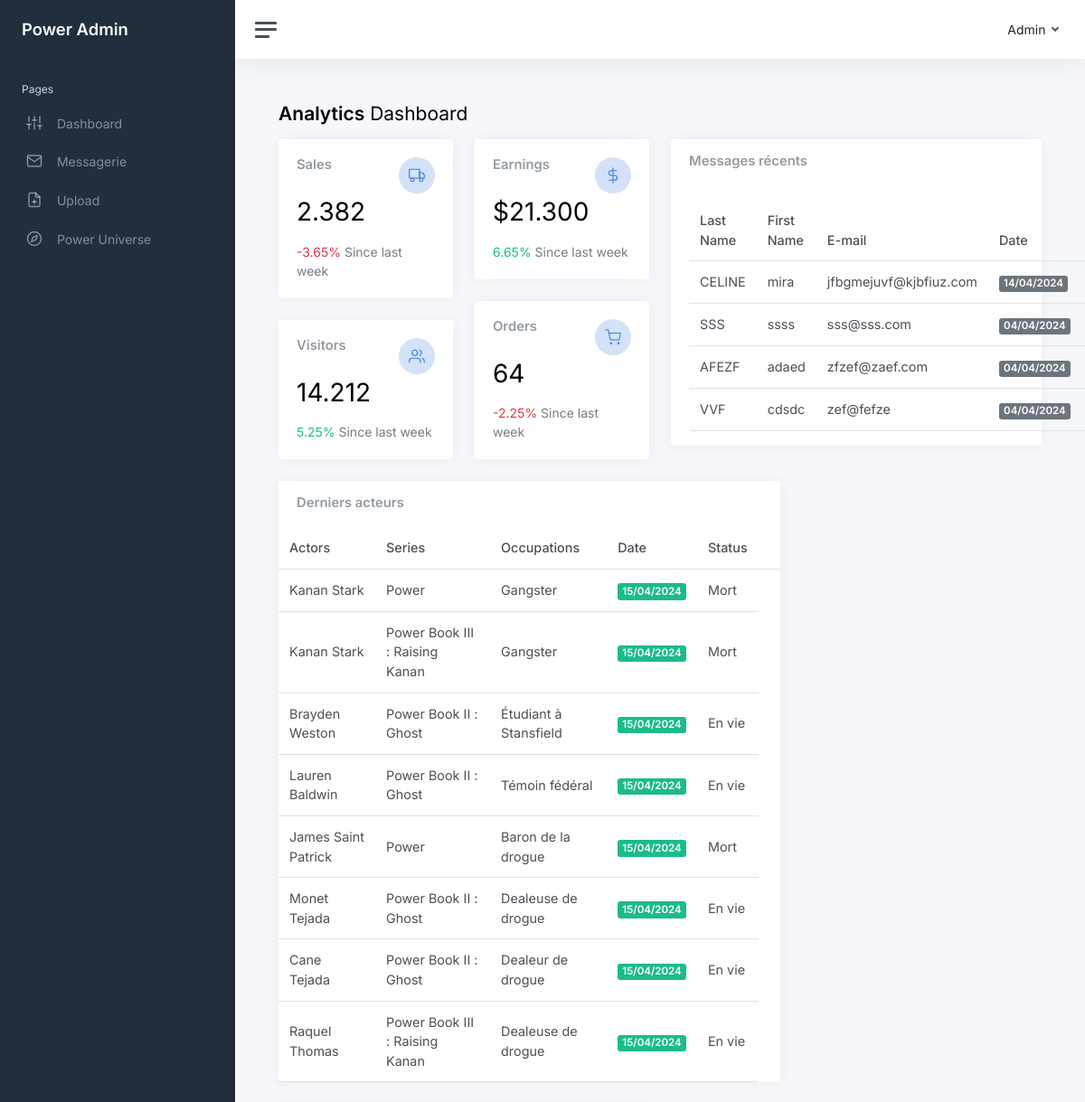
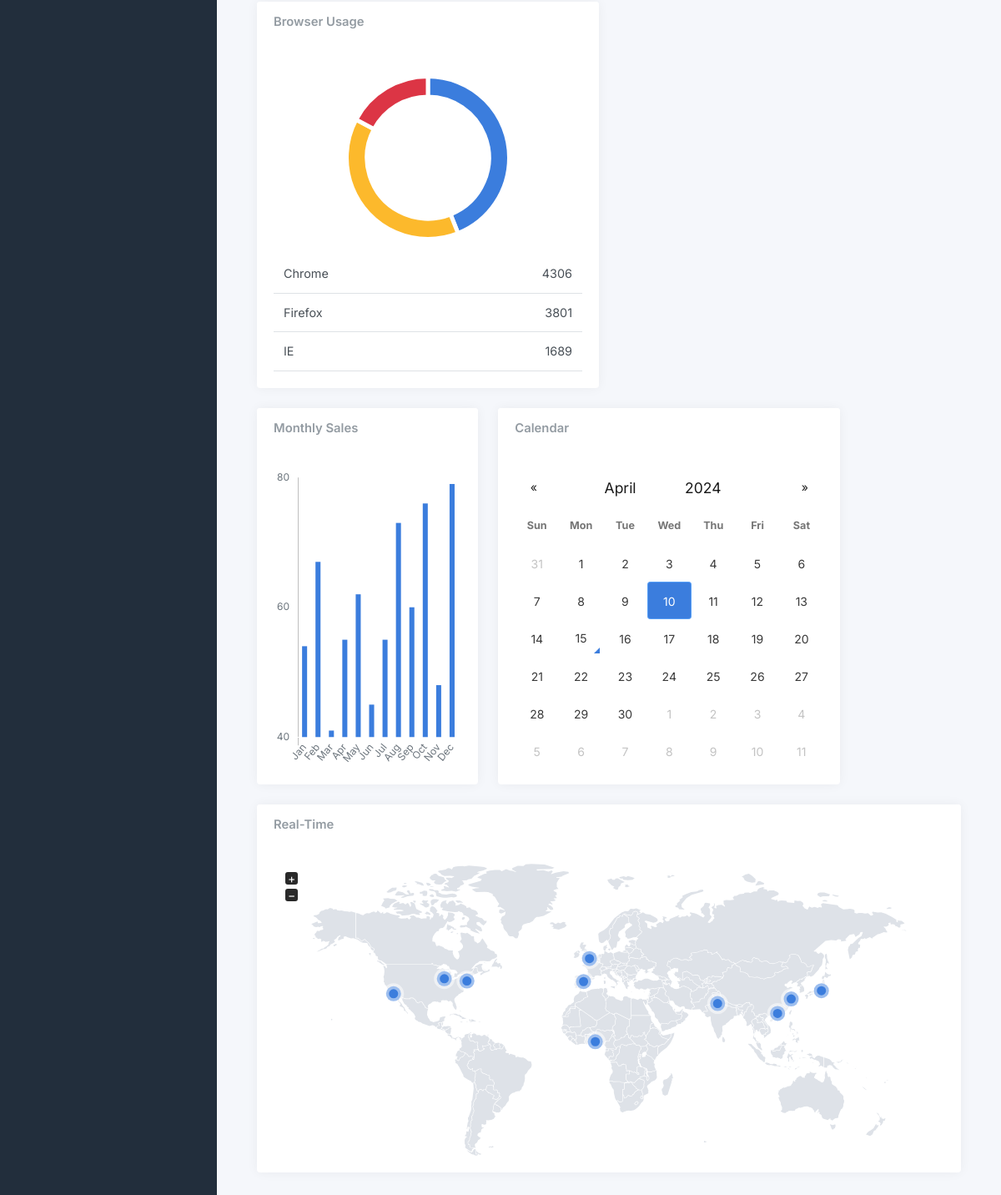
The page /admin/index.php (signed in) on the database its author committed (2 pictures, top to bottom).
### tables this page shows
CREATE TABLE `contacts` (
  `id_contacts` int(11) NOT NULL,
  `first_name_contacts` varchar(30) NOT NULL,
  `last_name_contacts` varchar(30) NOT NULL,
  `email_contacts` varchar(80) DEFAULT NULL,
  `object_contacts` varchar(50) NOT NULL,
  `text_contacts` text NOT NULL,
  `date_contacts` timestamp NULL DEFAULT CURRENT_TIMESTAMP
);

CREATE TABLE `actors_series` (
  `id_actors_series` int(11) NOT NULL,
  `id_actors` int(11) NOT NULL,
  `id_series` int(11) NOT NULL
);

CREATE TABLE `actors` (
  `id_actors` int(11) NOT NULL,
  `first_name_actors` varchar(50) DEFAULT NULL,
  `last_name_actors` varchar(50) DEFAULT NULL,
  `surname_actors` varchar(30) DEFAULT NULL,
  `description_actors` text,
  `date_birth_actors` date DEFAULT NULL,
  `quote_actors` text,
  `picture_actors` varchar(255) DEFAULT NULL,
  `status_actors` enum('En vie','Mort') NOT NULL DEFAULT 'En vie',
  `picture_round_actors` varchar(255) NOT NULL,
  `date_add_actors` datetime NOT NULL DEFAULT CURRENT_TIMESTAMP,
  `occupation_actors` varchar(50) DEFAULT NULL
);

CREATE TABLE `series` (
  `id_series` int(11) NOT NULL,
  `name_series` varchar(30) NOT NULL,
  `picture_series` varchar(100) NOT NULL
);

### classes/Database.php (called while the page is built, shortened)
<?php
class Database
{
    public static function getConnection(): PDO
    {
        [
            'DB_HOST' => $db_host,
            'DB_NAME' => $db_name,
            'DB_USERNAME' => $db_user,
            'DB_PASSWORD' => $db_password,
            'DB_CHARSET' => $db_charset
        ] = parse_ini_file(__DIR__ . '/../config/db.ini');
        return new PDO("mysql:host=$db_host;dbname=$db_name;charset=$db_charset", $db_user, $db_password, [
            PDO::ATTR_DEFAULT_FETCH_MODE => PDO::FETCH_ASSOC,
            PDO::ATTR_ERRMODE => PDO::ERRMODE_EXCEPTION
        ]);
    }
}

### classes/Contact.php (called while the page is built, shortened)
<?php
require_once __DIR__ . '/Database.php';
class Contact
{
    public static function getLatestContacts(): array
    {
        $sql = 'SELECT *, DATE_FORMAT(date_contacts, "%d/%m/%Y") AS date FROM contacts ORDER BY date_contacts DESC LIMIT 4';
        $query = Database::getConnection()->query($sql);
        return $query->fetchAll();
    }
}

### classes/Actor.php (called while the page is built, shortened)
<?php
require_once 'Database.php';
class Actor
{
    public static function getActorsWithLimit(int $limitOne, int $limitTwo) : array
    {
        $sql = "SELECT *, DATE_FORMAT(date_add_actors, '%d/%m/%Y') AS date, DATE_FORMAT(date_birth_actors, '%d/%m/%Y') AS date_birth FROM actors AS a
        INNER JOIN actors_series AS a_s ON a.id_actors = a_s.id_actors
        INNER JOIN series AS s ON a_s.id_series = s.id_series ORDER BY date DESC LIMIT $limitOne, $limitTwo";
        $requete = Database::getConnection()->query($sql);
        return $requete->fetchAll();
    }
}

### admin/index.php (the view, shortened to what this page needs)
<?php
require_once 'layout/head.php';
require_once '../classes/Contact.php';
require_once '../classes/Actor.php';
$actors = Actor::getActorsWithLimit(0, 8);
$latestContacts = Contact::getLatestContacts();
?>
<div class="wrapper">
	<?php require_once 'layout/sidebar.php'; ?>
	<div class="main">
		<?php require_once 'layout/navbar.php'; ?>
		<main class="content">
			<div class="container-fluid p-0">
				<h1 class="h3 mb-3"><strong>Analytics</strong> Dashboard</h1>
				<div class="row">
					<div class="col-xl-6 col-xxl-5 d-flex">
						<div class="w-100">
							<div class="row">
								<div class="col-sm-6">
									<div class="card">
										<div class="card-body">
											<div class="row">
												<div class="col mt-0">
													<h5 class="card-title">Sales</h5>
												</div>
												<div class="col-auto">
													<div class="stat text-primary">
														<i class="align-middle" data-feather="truck"></i>
													</div>
												</div>
											</div>
											<h1 class="mt-1 mb-3">2.382</h1>
											<div class="mb-0">
												<span class="text-danger"> <i class="mdi mdi-arrow-bottom-right"></i> -3.65% </span>
												<span class="text-muted">Since last week</span>
											</div>
										</div>
									</div>
									<div class="card">
										<div class="card-body">
											<div class="row">
												<div class="col mt-0">
													<h5 class="card-title">Visitors</h5>
												</div>
												<div class="col-auto">
													<div class="stat text-primary">
														<i class="align-middle" data-feather="users"></i>
													</div>
												</div>
											</div>
											<h1 class="mt-1 mb-3">14.212</h1>
											<div class="mb-0">
												<span class="text-success"> <i class="mdi mdi-arrow-bottom-right"></i> 5.25% </span>
												<span class="text-muted">Since last week</span>
											</div>
										</div>
									</div>
								</div>
								<div class="col-sm-6">
									<div class="card">
										<div class="card-body">
											<div class="row">
												<div class="col mt-0">
													<h5 class="card-title">Earnings</h5>
												</div>
												<div class="col-auto">
													<div class="stat text-primary">
														<i class="align-middle" data-feather="dollar-sign"></i>
													</div>
												</div>
											</div>
											<h1 class="mt-1 mb-3">$21.300</h1>
											<div class="mb-0">
												<span class="text-success"> <i class="mdi mdi-arrow-bottom-right"></i> 6.65% </span>
												<span class="text-muted">Since last week</span>
											</div>
										</div>
									</div>
									<div class="card">
										<div class="card-body">
											<div class="row">
												<div class="col mt-0">
													<h5 class="card-title">Orders</h5>
												</div>
												<div class="col-auto">
													<div class="stat text-primary">
														<i class="align-middle" data-feather="shopping-cart"></i>
													</div>
												</div>
											</div>
											<h1 class="mt-1 mb-3">64</h1>
											<div class="mb-0">
												<span class="text-danger"> <i class="mdi mdi-arrow-bottom-right"></i> -2.25% </span>
												<span class="text-muted">Since last week</span>
											</div>
										</div>
									</div>
								</div>
							</div>
						</div>
					</div>
					<div class="col-xl-6 col-xxl-7">
						<div class="card flex-fill w-100">
							<div class="card-header">
								<h5 class="card-title mb-0">Messages récents</h5>
							</div>
							<div class="card-body py-3">
								<table class="table table-hover my-0">
									<thead>
										<tr>
											<th>Last Name</th>
											<th class="d-none d-xl-table-cell">First Name</th>
											<th class="d-none d-xl-table-cell">E-mail</th>
											<th class="d-none d-xl-table-cell">Date</th>
											<th>Object</th>
										</tr>
									</thead>
									<tbody>
										<?php foreach ($latestContacts as $contact) { ?>
											<tr>
												<td><?php echo $contact['last_name_contacts']; ?></td>
												<td class="d-none d-xl-table-cell"><?php echo $contact['first_name_contacts']; ?></td>
												<td class="d-none d-xl-table-cell"><?php echo $contact['email_contacts']; ?></td>
												<td><span class="badge text-bg-secondary"><?php echo $contact['date']; ?></span></td>
												<td class="d-none d-xl-table-cell"><?php echo $contact['object_contacts']; ?></td>
											</tr>
										<?php } ?>
									</tbody>
								</table>
							</div>
						</div>
					</div>
				</div>
				<div class="row">
					<div class="col-12 col-md-6 col-xxl-3 d-flex order-2 order-xxl-3">
						<div class="card flex-fill w-100">
							<div class="card-header">
								<h5 class="card-title mb-0">Browser Usage</h5>
							</div>
							<div class="card-body d-flex">
								<div class="align-self-center w-100">
									<div class="py-3">
										<div class="chart chart-xs">
											<canvas id="chartjs-dashboard-pie"></canvas>
										</div>
									</div>
									<table class="table mb-0">
										<tbody>
											<tr>
												<td>Chrome</td>
												<td class="text-end">4306</td>
											</tr>
											<tr>
												<td>Firefox</td>
												<td class="text-end">3801</td>
											</tr>
											<tr>
												<td>IE</td>
												<td class="text-end">1689</td>
											</tr>
										</tbody>
									</table>
								</div>
							</div>
						</div>
					</div>
					<div class="col-12 col-lg-8 col-xxl-9 d-flex">
						<div class="card flex-fill">
							<div class="card-header">
								<h5 class="card-title mb-0">Derniers acteurs</h5>
							</div>
							<table class="table table-hover my-0">
								<thead>
									<tr>
										<th>Actors</th>
										<th class="d-none d-xl-table-cell">Series</th>
										<th class="d-none d-xl-table-cell">Occupations</th>
										<th class="d-none d-xl-table-cell">Date</th>
										<th>Status</th>
										<th class="d-none d-md-table-cell"></th>
									</tr>
								</thead>
								<tbody>
									<?php foreach ($actors as $actor) { ?>
										<tr>
											<td><?php echo $actor['first_name_actors'] . ' ' . $actor['last_name_actors'] ?></td>
											<td class="d-none d-xl-table-cell"><?php echo $actor['name_series'] ?></td>
											<td class="d-none d-xl-table-cell"><?php echo $actor['occupation_actors'] ?></td>
											<td><span class="badge bg-success"><?php echo $actor['date'] ?></span></td>
											<td class="d-none d-md-table-cell"><?php echo $actor['status_actors'] ?></td>
										</tr>
									<?php } ?>
								</tbody>
							</table>
						</div>
					</div>
				</div>
				<div class="row">
					<div class="col-12 col-md-12 col-xxl-6 d-flex order-3 order-xxl-2">
						<div class="card flex-fill w-100">
							<div class="card-header">
								<h5 class="card-title mb-0">Real-Time</h5>
							</div>
							<div class="card-body px-4">
								<div id="world_map" style="height:350px;"></div>
							</div>
						</div>
					</div>
					<div class="col-12 col-md-6 col-xxl-3 d-flex order-1 order-xxl-1">
						<div class="card flex-fill">
							<div class="card-header">
								<h5 class="card-title mb-0">Calendar</h5>
							</div>
							<div class="card-body d-flex">
								<div class="align-self-center w-100">
									<div class="chart">
										<div id="datetimepicker-dashboard"></div>
									</div>
								</div>
							</div>
						</div>
					</div>
					<div class="col-12 col-lg-4 col-xxl-3 d-flex">
						<div class="card flex-fill w-100">
							<div class="card-header">
								<h5 class="card-title mb-0">Monthly Sales</h5>
							</div>
							<div class="card-body d-flex w-100">
								<div class="align-self-center chart chart-lg">
									<canvas id="chartjs-dashboard-bar"></canvas>
								</div>
							</div>
						</div>
					</div>
				</div>
			</div>
		</main>
	</div>
</div>
<?php require_once 'layout/script-index.php'; ?>
</body>
</html>

### assets/css/style.css (style rules this page uses)
:root { --white: #f9f7f1; --black: #0000; --primary: #433b23; --secondary: #7a621a; --accent: #a48119; }

### rows shown on the page
contacts: last_name_contacts "CELINE", first_name_contacts "mira", email_contacts "jfbgmejuvf@kjbfiuz.com", date "14/04/2024"
contacts: last_name_contacts "SSS", first_name_contacts "ssss", email_contacts "sss@sss.com", date "04/04/2024"
contacts: last_name_contacts "AFEZF", first_name_contacts "adaed", email_contacts "zfzef@zaef.com", date "04/04/2024"
contacts: last_name_contacts "VVF", first_name_contacts "cdsdc", email_contacts "zef@fefze", date "04/04/2024"
actors_series: id_actors.first_name_actors "Kanan", id_actors.last_name_actors "Stark", id_series.name_series "Power", id_actors.occupation_actors "Gangster", date "15/04/2024", id_actors.status_actors "Mort"
actors_series: id_actors.first_name_actors "Kanan", id_actors.last_name_actors "Stark", id_series.name_series "Power Book III : Raising Kanan", id_actors.occupation_actors "Gangster", date "15/04/2024", id_actors.status_actors "Mort"
actors_series: id_actors.first_name_actors "Brayden", id_actors.last_name_actors "Weston", id_series.name_series "Power Book II : Ghost", id_actors.occupation_actors "Étudiant à Stansfield", date "15/04/2024", id_actors.status_actors "En vie"
actors_series: id_actors.first_name_actors "Lauren", id_actors.last_name_actors "Baldwin", id_series.name_series "Power Book II : Ghost", id_actors.occupation_actors "Témoin fédéral", date "15/04/2024", id_actors.status_actors "En vie"
actors_series: id_actors.first_name_actors "James", id_actors.last_name_actors "Saint Patrick", id_series.name_series "Power", id_actors.occupation_actors "Baron de la drogue", date "15/04/2024", id_actors.status_actors "Mort"
actors_series: id_actors.first_name_actors "Monet", id_actors.last_name_actors "Tejada", id_series.name_series "Power Book II : Ghost", id_actors.occupation_actors "Dealeuse de drogue", date "15/04/2024", id_actors.status_actors "En vie"
actors_series: id_actors.first_name_actors "Cane", id_actors.last_name_actors "Tejada", id_series.name_series "Power Book II : Ghost", id_actors.occupation_actors "Dealeur de drogue", date "15/04/2024", id_actors.status_actors "En vie"
actors_series: id_actors.first_name_actors "Raquel", id_actors.last_name_actors "Thomas", id_series.name_series "Power Book III : Raising Kanan", id_actors.occupation_actors "Dealeuse de drogue", date "15/04/2024", id_actors.status_actors "En vie"
